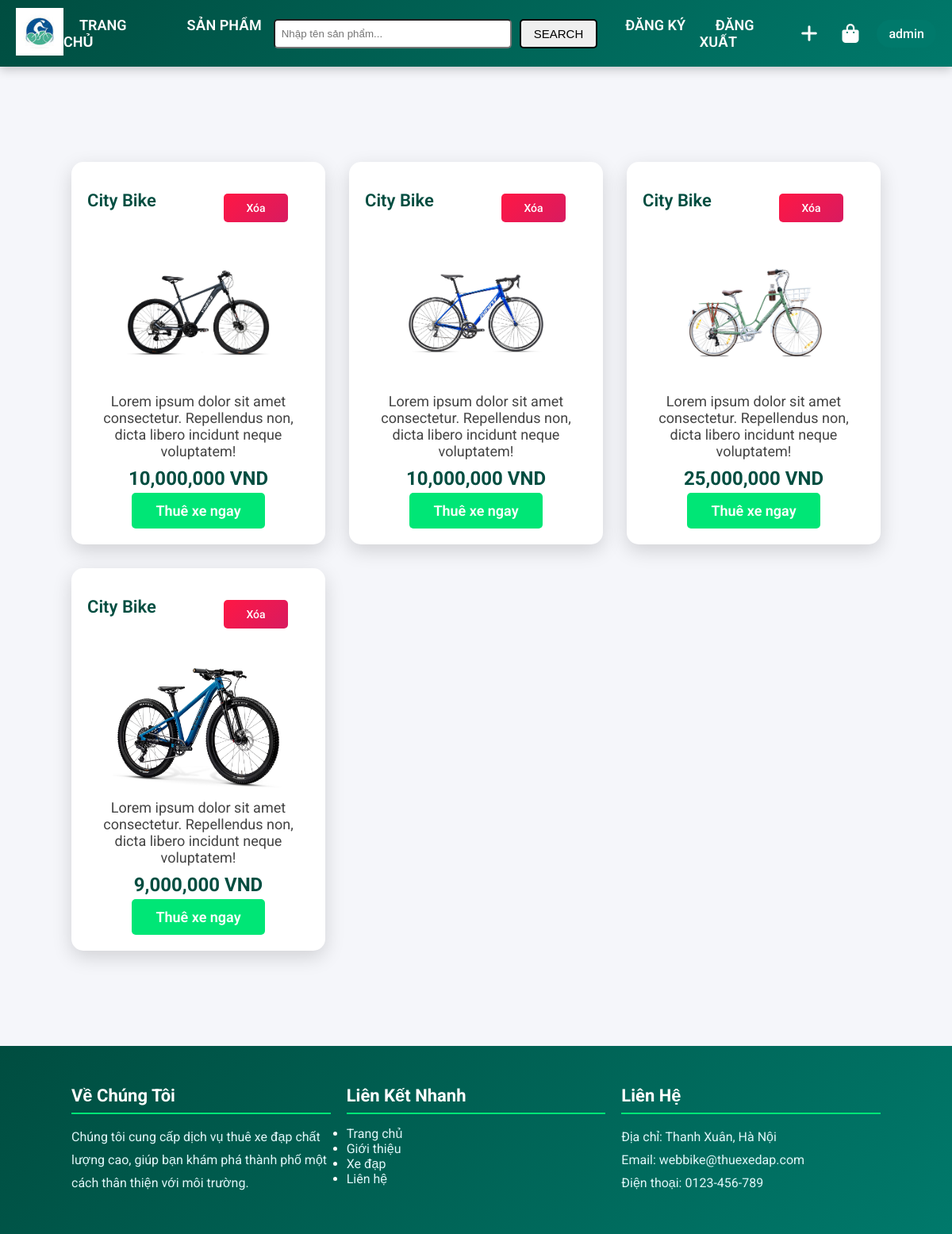
Screenshot of /search.php?noidung=City Bike (signed in) with the database file from the repository.
### tables this page shows
CREATE TABLE bicycles (
    id INT PRIMARY KEY AUTO_INCREMENT,
    title VARCHAR(255),
    description TEXT,
    price DECIMAL(10, 2),
    img VARCHAR(255),
    quantity INT
);

### search.php (the view, shortened to what this page needs)
<?php
    include "connect.php";
?>
<!DOCTYPE html>
<html lang="en">
<head>
    <link rel="stylesheet" href="https://cdnjs.cloudflare.com/ajax/libs/font-awesome/6.6.0/css/all.min.css" />
    <link rel="stylesheet" href="style.css">
</head>
<body>
    <header>
        <div class="logo">
            <a href="index.php"><img src="assets/images/main-logo.jpg" alt="logo"></a>
        </div>
        <nav class="header_navbar">
            <ul>
                <li><a href="index.php">TRANG CHỦ</a></li>
                <li><a href="#">SẢN PHẨM</a></li>
                <li class="middle-section">
                    <form method="GET" action="search.php">
                        <input type="text" placeholder="Nhập tên sản phẩm..." style="padding: 8px; width: 300px; border-radius: 5px;" name="noidung">
                        <button type="submit" style="padding: 8px 16px; border-radius: 5px; color: black; text-decoration: none; font-size: 15px; border: solid black 2px;">SEARCH</button>
                    </form>
                </li>
                <li><a href="register.php">ĐĂNG KÝ</a></li>
                <li><a href="logout.php">ĐĂNG XUẤT</a></li>
            </ul>
        </nav>
        <div class="header_info">
            <a href="user.php"><i class="fa-solid fa-plus"></i></a>
            <a class="cart" href="cart.php">
                <i class="fa fa-shopping-bag"></i>
            </a>
            <?php if (isset($_SESSION['mySession'])): ?>
                <a class="header_account" href="index.php">
                    <p class="accountname"><?php echo $_SESSION['username']; ?></p>
                </a>
            <?php endif; ?>
        </div>
    </header>
    <section class="products">
    <?php
    if (isset($_GET['noidung']) && !empty($_GET['noidung'])) {
        $noidung = mysqli_real_escape_string($conn, $_GET['noidung']);
        $sql = "SELECT * FROM bicycles WHERE title LIKE '%$noidung%'";
        $result = mysqli_query($conn, $sql);
        if ($result && mysqli_num_rows($result) > 0) {
            while ($row = mysqli_fetch_array($result)) {
            ?>
            <div class="product-item">
            <div class="product-info">
                <div class="title-delete" style="display: grid;grid-template-columns: 1fr 1fr; align-items: center;">
                    <h3><?php echo $row['title']; ?></h3>
                     <a href="delete.php?this_id=<?php echo $row['id']; ?>" style="cursor: pointer;border: none; background-color: #006064; color: white;
                     padding: 10px 10px;margin-top: 20px ;border-radius: 5px; text-decoration: none;
                     transition: background-color 0.3s">Xóa</a>
                </div>
                <img src="assets/images/<?php echo $row['img']; ?>" alt="">
                <p><?php echo $row['description']; ?></p>
                <h3 style="text-align: center" ><?php echo number_format($row['price']);?> VND</h3>
                <a href="detail.php?this_id=<?php echo $row['id']; ?>" class="btn"
                    style="border-radius: 5px;margin-top:-6px">Thuê xe ngay</a>
            </div>
        </div>
        <?php } ?>
    <?php   } else {
       echo "<p>Không tìm thấy sản phẩm nào phù hợp với từ khóa: '" . htmlspecialchars($noidung) . "'</p>";
        }
    } else {
        echo "<p>Vui lòng nhập từ khóa để tìm kiếm sản phẩm.</p>";
    } ?>
    </section>
    <footer>
        <div class="footer-container">
            <div class="footer-about">
                <h3>Về Chúng Tôi</h3>
                <p>Chúng tôi cung cấp dịch vụ thuê xe đạp chất lượng cao, giúp bạn khám phá thành phố một cách thân thiện với môi trường.</p>
            </div>
            <div class="footer-links">
                <h3>Liên Kết Nhanh</h3>
                <ul>
                    <li><a href="#">Trang chủ</a></li>
                    <li><a href="#about">Giới thiệu</a></li>
                    <li><a href="#bikes">Xe đạp</a></li>
                    <li><a href="contact.php">Liên hệ</a></li>
                </ul>
            </div>
            <div class="footer-contact">
                <h3>Liên Hệ</h3>
                <p>Địa chỉ: Thanh Xuân, Hà Nội</p>
                <p>Email: webbike@thuexedap.com</p>
                <p>Điện thoại: 0123-456-789</p>
            </div>
        </div>
    </footer>
</body>
</html>

### style.css (style rules this page uses)
:root { --primary-color: #00e676; --secondary-color: #00796b; --dark-teal: #004d40; --light-cyan: #e0f7fa; --white: #fff; }
* { box-sizing: border-box; margin: 0; padding: 0; }
html, body { font-family: "Roboto", sans-serif; scroll-behavior: smooth; background-color: #f5f6fa; }
.logo img { width: 60px; height: 60px; }
header { background: linear-gradient(135deg, var(--dark-teal) 0%, var(--secondary-color) 100%); display: flex; justify-content: space-between; align-items: center; padding: 10px 20px; box-shadow: 0 4px 12px rgba(0, 0, 0, 0.2); position: sticky; top: 0; z-index: 1000; }
.header_navbar ul { list-style: none; display: flex; gap: 10px; align-items: center; }
.header_navbar ul li a { text-decoration: none; padding: 15px 20px; font-size: 18px; color: var(--white); font-weight: 600; position: relative; transition: color 0.3s ease; }
.header_navbar ul li a::after { content: ''; position: absolute; width: 0; height: 2px; background: var(--primary-color); bottom: 0; left: 0; transition: width 0.3s ease; }
.header_navbar ul li.middle-section form { display: flex; gap: 10px; }
.header_info { display: flex; align-items: center; gap: 10px; }
.header_info > a { color: var(--white); font-size: 16px; font-weight: 500; transition: color 0.3s ease; }
.header_info i { font-size: 24px; padding: 8px; transition: transform 0.3s ease, color 0.3s ease; cursor: pointer; }
.cart { position: relative; }
.header_account { padding: 8px 15px; text-align: center; text-decoration: none; color: var(--white); background: var(--secondary-color); border-radius: 20px; transition: background 0.3s ease, transform 0.3s ease; }
section { padding: 80px 0; text-align: center; }
section p { font-size: 18px; color: #444; }
.products { display: grid; grid-template-columns: repeat(3, 1fr); gap: 30px; width: 85%; margin: 40px auto; }
.product-item { background: var(--white); padding: 20px; box-shadow: 0 8px 24px rgba(0, 0, 0, 0.15); border-radius: 15px; overflow: hidden; transition: transform 0.3s ease, box-shadow 0.3s ease; position: relative; }
.product-item img { width: 100%; height: 180px; object-fit: contain; transition: transform 0.3s ease; }
.product-info { width: 100%; display: flex; flex-direction: column; gap: 10px; text-align: center; }
.product-info h3 { font-size: 24px; color: var(--dark-teal); }
.product-info a { text-decoration: none; width: 60%; background: var(--primary-color); color: var(--white); text-align: center; padding: 12px; font-size: 18px; border-radius: 50px; font-weight: 600; margin: 15px auto 0; transition: background 0.3s ease; }
.title-delete { display: grid; grid-template-columns: 1fr 1fr; align-items: center; gap: 10px; margin-bottom: 15px; }
.title-delete h3 { font-size: 22px; color: var(--dark-teal); font-weight: 600; text-align: left; overflow: hidden; text-overflow: ellipsis; white-space: nowrap; }
.title-delete a { display: inline-block; padding: 8px 16px; background: linear-gradient(135deg, #ff1744 0%, #d81b60 100%); color: var(--white); text-decoration: none; font-size: 14px; font-weight: 500; border-radius: 8px; text-align: center; transition: background 0.3s ease, transform 0.3s ease, box-shadow 0.3s ease; }
footer { background: linear-gradient(135deg, var(--dark-teal) 0%, var(--secondary-color) 100%); color: var(--white); padding: 50px 0; }
.footer-container { display: grid; grid-template-columns: repeat(auto-fit, minmax(200px, 1fr)); gap: 20px; width: 85%; margin: 0 auto; }
.footer-about h3, .footer-links h3, .footer-contact h3, .footer-social h3 { font-size: 22px; margin-bottom: 15px; border-bottom: 2px solid var(--primary-color); padding-bottom: 8px; }
.footer-about p, .footer-contact p { line-height: 1.8; color: var(--light-cyan); }
.footer-links ul li a { color: var(--light-cyan); text-decoration: none; transition: color 0.3s ease; }
@media (min-width: 769px) { .header_navbar ul { gap: 15px; } }
@media (min-width: 769px) { .header_navbar ul li a { font-size: 18px; padding: 15px 20px; } }
@media (min-width: 769px) { .header_info { gap: 15px; } }
@media (min-width: 769px) { .header_info i { font-size: 24px; } }
@media (min-width: 769px) { .header_account { padding: 8px 15px; font-size: 16px; } }

### rows the page displays
bicycles: title "City Bike", img (picture), description "Lorem ipsum dolor sit amet consectetur. Repellendus non, dicta libero incidunt neque voluptatem!", price "10,000,000"
bicycles: title "City Bike", img (picture), description "Lorem ipsum dolor sit amet consectetur. Repellendus non, dicta libero incidunt neque voluptatem!", price "10,000,000"
bicycles: title "City Bike", img (picture), description "Lorem ipsum dolor sit amet consectetur. Repellendus non, dicta libero incidunt neque voluptatem!", price "25,000,000"
bicycles: title "City Bike", img (picture), description "Lorem ipsum dolor sit amet consectetur. Repellendus non, dicta libero incidunt neque voluptatem!", price "9,000,000"

### other values shown
$_SESSION['username'] "admin"
